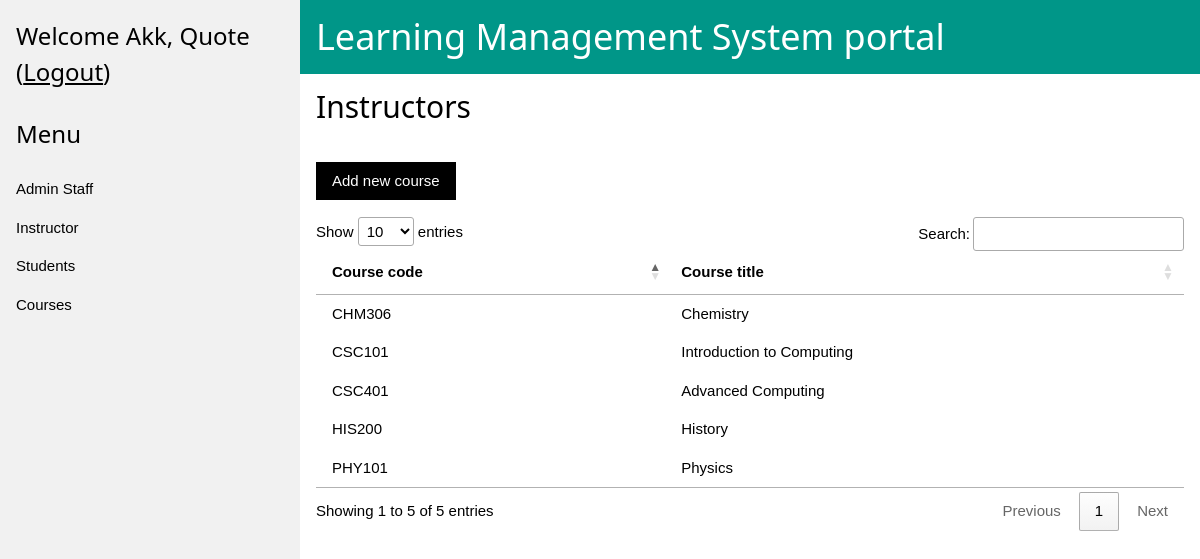
/classroom/lms-admin/courses/ (signed in), run on the app's committed database.
### accounts/models.py (models this page shows)
class User(AbstractUser):
    USER_ROLE = (
        ('AD', 'System Admin'),
        ('LA', 'Admin'),
        ('IN', 'Instructor'),
        ('TA', 'Teaching Assistant'),
        ('ST', 'Student'),
    )
    user_type = models.CharField(max_length=2, choices=USER_ROLE)
    class Meta:
        permissions = (
            ('create_lms_admin', 'Create LMS Admin'),
            ('create_instructor', 'Create Instructor'),
            ('create_teaching_assistant', 'Create Teaching Assistant'),
            ('create_student', 'Create Student'),
        )

### classroom/models.py (models this page shows, shortened)
class Course(models.Model):
    title = models.CharField(max_length=255)
    code = models.CharField(max_length=6, unique=True, primary_key=True)
    instructors = models.ManyToManyField(settings.AUTH_USER_MODEL, related_name='instructors')
    syllabus = models.TextField()
    modules = models.ManyToManyField(Module)
    students = models.ManyToManyField(settings.AUTH_USER_MODEL, related_name='students')
    teaching_assistants = models.ManyToManyField(settings.AUTH_USER_MODEL, related_name='teaching_assistant', blank=True)

### classroom/views/lms_admin.py (the view)
class ChoiceList(TestLMSAdmin, ListView):
    def get_context_object_name(self, object_list):
        object_name = self.kwargs['choice']
        return object_name
    def get_queryset(self):
        choice = self.kwargs['choice']
        user_type = {
            'lms_admins': 'LA',
            'instructors': 'IN',
            'students': 'ST',
        }
        if choice in user_type:
            queryset = User.objects.filter(user_type=user_type[choice])
        elif choice == 'courses':
            queryset = Course.objects.all()
        else:
            raise Http404
        return queryset
    def get_template_names(self):
        template = {
            'lms_admins': r'classroom/lms_admin/lms_admins.html',
            'instructors': r'classroom/lms_admin/instructors.html',
            'students': r'classroom/lms_admin/students.html',
            'courses': r'classroom/lms_admin/courses.html',
        }[self.kwargs['choice']]
        return [template]

### classroom/views/lms_admin.py (called while the page is built)
    def test_func(self):
        if not self.request.user.is_authenticated:
            raise PermissionDenied
        if not self.request.user.groups.filter(name='Admin Role').exists():
            raise PermissionDenied
        return self.dispatch

### classroom/templates/classroom/lms_admin/courses.html (shortened to what this page needs)
{% extends "classroom/lms_admin_base.html" %}
{% load static %}
{% block choice %}
    Instructors
{% endblock choice %}
{% block add_button %}
<button id="js-add-new-choice-btn" class="w3-button w3-black" data-href="{% url 'classroom:lms_admin_add' choice='course' %}">Add new course</button>
{% endblock add_button %}
{% block content %}
    <div class="w3-section w3-container">
        <table class="w3-table w3-bordered">
            <thead>
            <tr>
            <th>Course code</th>
            <th>Course title</th>
            </tr>
            </thead>
            <tbody>
            {% for course in courses %}
            <tr class="w3-hover-teal">
            <td>{{course.code}}</td>
            <td>{{course.title}}</td>
            </tr>
            {% empty %}
            <tbody>
                <tr>
                    <td colspan="2" class="w3-grey w3-center">No data to display</td>
                </tr>
            </tbody>
            {% endfor %}
            </tbody>
        </table>
    </div>
{% endblock content %}

### classroom/templates/classroom/lms_admin_base.html (shortened to what this page needs)
{% extends "base.html" %}
{% load static %}
{% block boilerplate_html %}
<div class="w3-sidebar w3-light-grey w3-bar-block" style="width:25%">
  {% if user.is_authenticated %}
    <h3 class="w3-bar-item">Welcome {{user.first_name}}, {{user.last_name}} (<a href="{%url 'accounts:logout' %}">Logout</a>)</h3>
  {% endif %}
    <h3 class="w3-bar-item">Menu</h3>
    <a href="{% url 'classroom:lms_admin_view' choice='lms_admins' %}" class="w3-bar-item w3-button">Admin Staff</a>
    <a href="{% url 'classroom:lms_admin_view' choice='instructors' %}" class="w3-bar-item w3-button">Instructor</a>
    <a href="{% url 'classroom:lms_admin_view' choice='students' %}" class="w3-bar-item w3-button">Students</a>
    <a href="{% url 'classroom:lms_admin_view' choice='courses' %}" class="w3-bar-item w3-button">Courses</a>
  </div>
  <div style="margin-left:25%">
    <div class="w3-container w3-teal">
      <h1>Learning Management System portal</h1>
    </div>
      <div class="w3-container">
        <h2> {% block choice %}{% endblock choice %}  </h2>
        <br>
          {% block add_button %}{% endblock add_button %}
      </div>
      {% block content %}
      {% endblock content %}
  </div>
{% endblock boilerplate_html %}

### data on the page
User: first_name "Akk", last_name "Quote"
Course: code "CHM306", title "Chemistry"
Course: code "HIS200", title "History"
Course: code "PHY101", title "Physics"
Course: code "CSC101", title "Introduction to Computing"
Course: code "CSC401", title "Advanced Computing"
